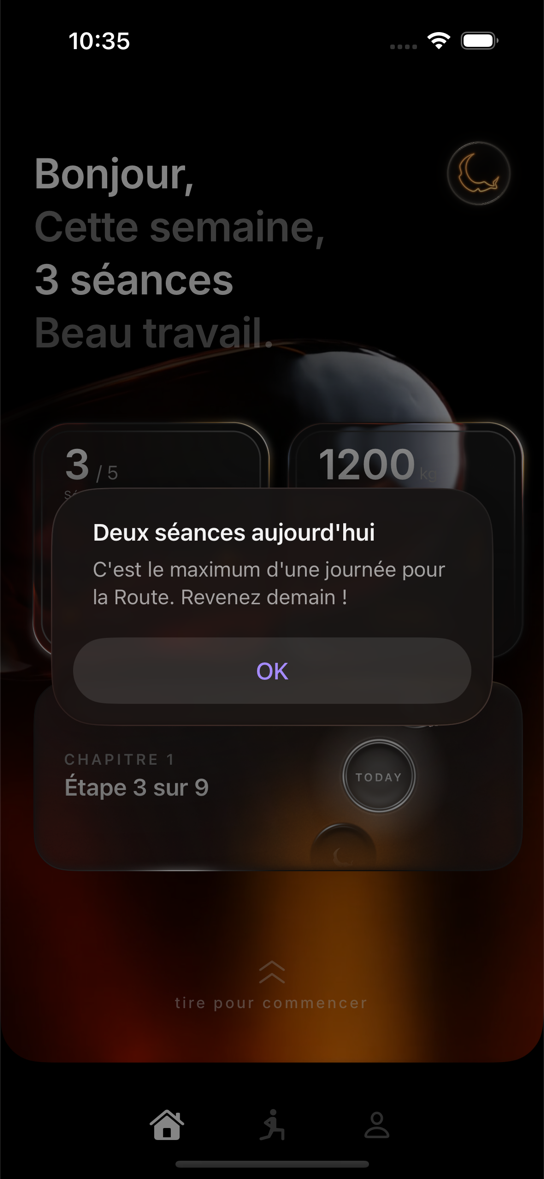
#> input picture tools/duolingo/plafond-2026-09-20/home-porte-refusee.png, 544 x 1179 px
$ python sonde_ligne.py plafond-2026-09-20/home-porte-refusee.png
#> lines starting #> are read from the running program, lines starting #| are printed output that depends on the picture
#!/usr/bin/env python3
"""LA SONDE DE LIGNE (4e salve, F0) — condamne les calques.

Une ligne de calque = un saut de rangee COHERENT sur la largeur : la
moyenne du saut est forte ET son ecart-type est faible (un gradient de
matiere a un saut incoherent ; une arete de fenetre saute PAREIL partout).
Score d'une frame = max sur les rangees de |mean_x(dy)| quand
std_x(dy) < max(6, 2*|mean|). Calibre sur les captures de Kathryn du
24-08 (positifs) contre les poses (negatifs) : le detecteur doit
CONDAMNER les captures avant d'avoir le droit d'absoudre quoi que ce soit.

Usage : sonde_ligne.py image1 [image2 ...]  -> imprime le score par image.
"""
import sys
import numpy as np
from PIL import Image

def score(chemin, zone=(0.16, 0.92)):
    """zone : sous la dalle ET son retour a l'atterrissage (16 %) et au-dessus du bord bas. La largeur se
    reduit au tiers central x2 (les 70 % du milieu) : les flancs portent
    les chassis (sim, bezel des captures d'ecran de Kathryn)."""
#> called with zone = (0.16, 0.92)
    im = Image.open(chemin).convert("L")
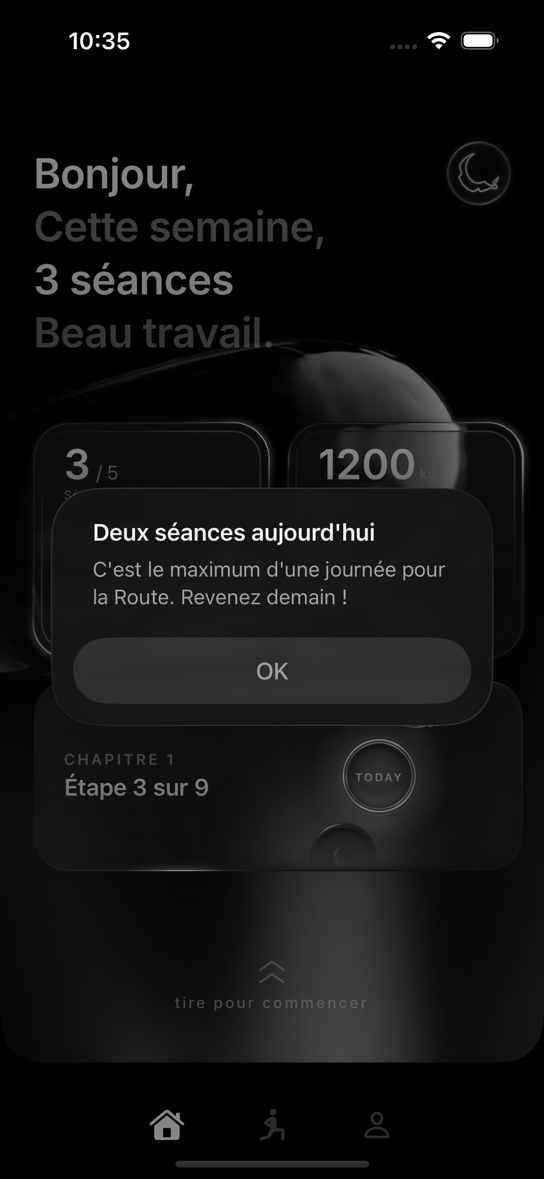
#> im: PIL image 544x1179 L; min 0, max 255, mean 17.5
    im.thumbnail((240, 10_000))
#> im: PIL image 240x520 L
    a = np.asarray(im).astype(float)
    h, w = a.shape
#> h = 520; w = 240
    a = a[int(zone[0]*h):int(zone[1]*h), int(0.15*w):int(0.85*w)]
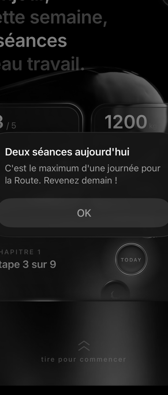
#> a: shape (395, 168) float64; min 0, max 250, mean 26.1
    d = np.diff(a, axis=0)                     # saut par rangee, par colonne
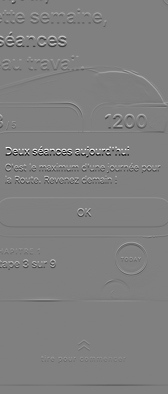
#> d: shape (394, 168) float64; min -187, max 185, mean 0; drawn with min black and max white
    m = np.abs(d.mean(axis=1))                 # coherence : la moyenne...
#> m = 394 values, max 60.98 at index 149, min 0 at index 28, mean 2.6
    s = d.std(axis=1)                          # ...contre la dispersion
#> s = 394 values, max 72.54 at index 149, min 0 at index 28, mean 7.57
    # LA COHERENCE EST STRICTE (payee a la calibration) : l'arc du ventre
    # du galet noir rendait mean 23 / std 43 et passait avec "std < 2m" —
    # un VRAI calque rend std << mean (14/3,7 sur la capture de Kathryn).
    lignes = np.where(s < np.maximum(4.0, 0.9*m), m, 0.0)
#> lignes = 394 values, max 23.03 at index 385, min 0 at index 0, mean 0.416
    return float(lignes.max())

if __name__ == "__main__":
    for c in sys.argv[1:]:
        print(f"{score(c):7.2f}  {c}")
